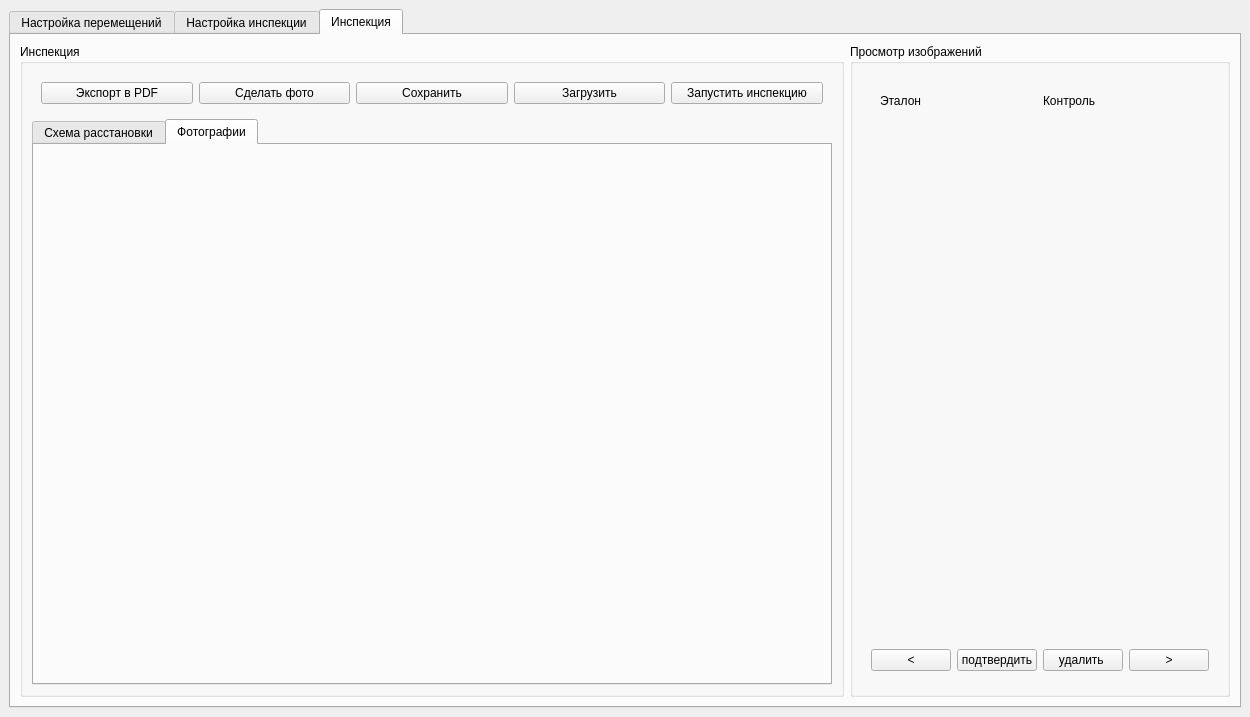
<?xml version="1.0" encoding="UTF-8"?>
<ui version="4.0">
 <class>MainWindow</class>
 <widget class="QMainWindow" name="MainWindow">
  <property name="geometry">
   <rect>
    <x>0</x>
    <y>0</y>
    <width>1250</width>
    <height>717</height>
   </rect>
  </property>
  <property name="maximumSize">
   <size>
    <width>1920</width>
    <height>1080</height>
   </size>
  </property>
  <property name="windowTitle">
   <string>MainWindow</string>
  </property>
  <widget class="QWidget" name="centralwidget">
   <layout class="QGridLayout" name="gridLayout">
    <item row="0" column="0">
     <widget class="QTabWidget" name="tabWidget">
      <property name="currentIndex">
       <number>2</number>
      </property>
      <widget class="QWidget" name="moving_settings_tab">
       <attribute name="title">
        <string>Настройка перемещений</string>
       </attribute>
       <layout class="QGridLayout" name="gridLayout_3">
        <item row="0" column="2" rowspan="2">
         <widget class="QGroupBox" name="take_image_points_groupbox">
          <property name="minimumSize">
           <size>
            <width>190</width>
            <height>320</height>
           </size>
          </property>
          <property name="maximumSize">
           <size>
            <width>190</width>
            <height>16777215</height>
           </size>
          </property>
          <property name="title">
           <string>Точки съёмки</string>
          </property>
          <layout class="QVBoxLayout" name="verticalLayout_3">
           <item>
            <widget class="QScrollArea" name="take_image_points_display_area">
             <property name="widgetResizable">
              <bool>true</bool>
             </property>
             <widget class="QWidget" name="scrollAreaWidgetContents">
              <property name="geometry">
               <rect>
                <x>0</x>
                <y>0</y>
                <width>164</width>
                <height>534</height>
               </rect>
              </property>
             </widget>
            </widget>
           </item>
           <item>
            <widget class="QPushButton" name="add_point_button">
             <property name="text">
              <string>добавить</string>
             </property>
            </widget>
           </item>
           <item>
            <widget class="QPushButton" name="delete_point_button">
             <property name="text">
              <string>удалить</string>
             </property>
            </widget>
           </item>
          </layout>
         </widget>
        </item>
        <item row="0" column="1">
         <widget class="QGroupBox" name="joystic_groupbox">
          <property name="maximumSize">
           <size>
            <width>380</width>
            <height>320</height>
           </size>
          </property>
          <property name="title">
           <string/>
          </property>
          <layout class="QGridLayout" name="gridLayout_2">
           <item row="0" column="3">
            <widget class="QPushButton" name="up50_button">
             <property name="maximumSize">
              <size>
               <width>40</width>
               <height>16777215</height>
              </size>
             </property>
             <property name="text">
              <string>50</string>
             </property>
            </widget>
           </item>
           <item row="1" column="3">
            <widget class="QPushButton" name="up10_button">
             <property name="maximumSize">
              <size>
               <width>40</width>
               <height>16777215</height>
              </size>
             </property>
             <property name="text">
              <string>10</string>
             </property>
            </widget>
           </item>
           <item row="2" column="3">
            <widget class="QPushButton" name="up_1_button">
             <property name="maximumSize">
              <size>
               <width>40</width>
               <height>16777215</height>
              </size>
             </property>
             <property name="text">
              <string>1 </string>
             </property>
            </widget>
           </item>
           <item row="3" column="0">
            <widget class="QPushButton" name="left_50_button">
             <property name="maximumSize">
              <size>
               <width>40</width>
               <height>16777215</height>
              </size>
             </property>
             <property name="text">
              <string>&lt;-50</string>
             </property>
            </widget>
           </item>
           <item row="3" column="1">
            <widget class="QPushButton" name="left_10_button">
             <property name="maximumSize">
              <size>
               <width>40</width>
               <height>16777215</height>
              </size>
             </property>
             <property name="text">
              <string>&lt;-10</string>
             </property>
            </widget>
           </item>
           <item row="3" column="2">
            <widget class="QPushButton" name="left_1_button">
             <property name="maximumSize">
              <size>
               <width>40</width>
               <height>16777215</height>
              </size>
             </property>
             <property name="text">
              <string>&lt;-1</string>
             </property>
            </widget>
           </item>
           <item row="3" column="4">
            <widget class="QPushButton" name="right_1_button">
             <property name="maximumSize">
              <size>
               <width>40</width>
               <height>16777215</height>
              </size>
             </property>
             <property name="text">
              <string>1-&gt;</string>
             </property>
            </widget>
           </item>
           <item row="3" column="5">
            <widget class="QPushButton" name="right_10_button">
             <property name="maximumSize">
              <size>
               <width>40</width>
               <height>16777215</height>
              </size>
             </property>
             <property name="text">
              <string>10-&gt;</string>
             </property>
            </widget>
           </item>
           <item row="3" column="6">
            <widget class="QPushButton" name="right_50_button">
             <property name="maximumSize">
              <size>
               <width>40</width>
               <height>16777215</height>
              </size>
             </property>
             <property name="text">
              <string>50-&gt;</string>
             </property>
            </widget>
           </item>
           <item row="4" column="3">
            <widget class="QPushButton" name="down_1_button">
             <property name="maximumSize">
              <size>
               <width>40</width>
               <height>16777215</height>
              </size>
             </property>
             <property name="text">
              <string>1 V</string>
             </property>
            </widget>
           </item>
           <item row="5" column="3">
            <widget class="QPushButton" name="down_10_button">
             <property name="maximumSize">
              <size>
               <width>40</width>
               <height>16777215</height>
              </size>
             </property>
             <property name="text">
              <string>10 V</string>
             </property>
            </widget>
           </item>
           <item row="6" column="3">
            <widget class="QPushButton" name="down_50_button">
             <property name="maximumSize">
              <size>
               <width>40</width>
               <height>16777215</height>
              </size>
             </property>
             <property name="text">
              <string>50 V</string>
             </property>
            </widget>
           </item>
           <item row="6" column="0">
            <widget class="QPushButton" name="zero_x_button">
             <property name="maximumSize">
              <size>
               <width>60</width>
               <height>60</height>
              </size>
             </property>
             <property name="text">
              <string>zero X</string>
             </property>
            </widget>
           </item>
           <item row="6" column="1">
            <widget class="QPushButton" name="zero_y_button">
             <property name="maximumSize">
              <size>
               <width>60</width>
               <height>16777215</height>
              </size>
             </property>
             <property name="text">
              <string>zero Y</string>
             </property>
            </widget>
           </item>
           <item row="5" column="0">
            <widget class="QPushButton" name="zero_all_button">
             <property name="maximumSize">
              <size>
               <width>60</width>
               <height>16777215</height>
              </size>
             </property>
             <property name="text">
              <string>zero</string>
             </property>
            </widget>
           </item>
           <item row="0" column="5">
            <widget class="QLabel" name="x_label">
             <property name="text">
              <string>X = </string>
             </property>
            </widget>
           </item>
           <item row="1" column="5">
            <widget class="QLabel" name="y_label">
             <property name="text">
              <string>Y =</string>
             </property>
            </widget>
           </item>
           <item row="0" column="6">
            <widget class="QLabel" name="cur_x_label">
             <property name="text">
              <string/>
             </property>
            </widget>
           </item>
           <item row="1" column="6">
            <widget class="QLabel" name="cur_y_label">
             <property name="text">
              <string/>
             </property>
            </widget>
           </item>
          </layout>
         </widget>
        </item>
        <item row="1" column="1">
         <widget class="QGroupBox" name="cnc_settings_groupbox">
          <property name="maximumSize">
           <size>
            <width>380</width>
            <height>16777215</height>
           </size>
          </property>
          <property name="title">
           <string>Настройки контроллера станка</string>
          </property>
          <layout class="QVBoxLayout" name="verticalLayout_2">
           <item>
            <widget class="QLabel" name="cnc_port_label">
             <property name="text">
              <string>Порт</string>
             </property>
            </widget>
           </item>
           <item>
            <widget class="QLineEdit" name="port_lineEdit">
             <property name="text">
              <string>/dev/ttyUSB0</string>
             </property>
            </widget>
           </item>
           <item>
            <spacer name="verticalSpacer_2">
             <property name="orientation">
              <enum>Qt::Vertical</enum>
             </property>
             <property name="sizeHint" stdset="0">
              <size>
               <width>20</width>
               <height>40</height>
              </size>
             </property>
            </spacer>
           </item>
           <item>
            <widget class="QPushButton" name="connect_cnc_button">
             <property name="text">
              <string>подключить</string>
             </property>
            </widget>
           </item>
          </layout>
         </widget>
        </item>
        <item row="0" column="0" rowspan="2">
         <widget class="QWidget" name="camera_widget" native="true">
          <property name="minimumSize">
           <size>
            <width>480</width>
            <height>320</height>
           </size>
          </property>
          <layout class="QVBoxLayout" name="verticalLayout_4">
           <item>
            <widget class="QWidget" name="image_displayer" native="true"/>
           </item>
           <item>
            <widget class="QGroupBox" name="camera_settings_groupbox">
             <property name="maximumSize">
              <size>
               <width>16777215</width>
               <height>228</height>
              </size>
             </property>
             <property name="title">
              <string>Настройки камеры</string>
             </property>
             <layout class="QVBoxLayout" name="verticalLayout">
              <item>
               <widget class="QWidget" name="port_widget" native="true">
                <layout class="QHBoxLayout" name="horizontalLayout_7">
                 <item>
                  <widget class="QLabel" name="camera_port_label">
                   <property name="text">
                    <string>Порт</string>
                   </property>
                  </widget>
                 </item>
                 <item>
                  <widget class="QLineEdit" name="camera_port_lineEdit">
                   <property name="text">
                    <string>/dev/video4</string>
                   </property>
                  </widget>
                 </item>
                </layout>
               </widget>
              </item>
              <item>
               <widget class="QWidget" name="resolution_fps_widget" native="true">
                <layout class="QHBoxLayout" name="horizontalLayout_8">
                 <item>
                  <widget class="QLabel" name="mode_label">
                   <property name="text">
                    <string>Разрешение / FPS</string>
                   </property>
                  </widget>
                 </item>
                 <item>
                  <widget class="QFontComboBox" name="camera_mode_combobox"/>
                 </item>
                </layout>
               </widget>
              </item>
              <item>
               <widget class="QWidget" name="exposure_widget" native="true">
                <layout class="QHBoxLayout" name="horizontalLayout_9">
                 <item>
                  <widget class="QLabel" name="exposure_label">
                   <property name="text">
                    <string>Время экспозиции</string>
                   </property>
                  </widget>
                 </item>
                 <item>
                  <widget class="QLineEdit" name="exposure_lineEdit">
                   <property name="text">
                    <string>500</string>
                   </property>
                  </widget>
                 </item>
                </layout>
               </widget>
              </item>
              <item>
               <widget class="QPushButton" name="connect_camera_button">
                <property name="text">
                 <string>подключить</string>
                </property>
               </widget>
              </item>
             </layout>
            </widget>
           </item>
          </layout>
         </widget>
        </item>
       </layout>
      </widget>
      <widget class="QWidget" name="inspection_settings_tab">
       <attribute name="title">
        <string>Настройка инспекции</string>
       </attribute>
       <layout class="QHBoxLayout" name="horizontalLayout_4">
        <item>
         <widget class="QGroupBox" name="etalon_image_groupbox">
          <property name="title">
           <string/>
          </property>
          <layout class="QVBoxLayout" name="verticalLayout_6">
           <item>
            <widget class="QWidget" name="etalon_control_pannel_widget" native="true">
             <property name="maximumSize">
              <size>
               <width>16777215</width>
               <height>50</height>
              </size>
             </property>
             <layout class="QHBoxLayout" name="horizontalLayout_10">
              <item>
               <widget class="QPushButton" name="take_etalon_images_button">
                <property name="text">
                 <string>Сфоторафировать эталон</string>
                </property>
               </widget>
              </item>
              <item>
               <widget class="QPushButton" name="save_etalon_images_button">
                <property name="text">
                 <string>Сохранить эатлон</string>
                </property>
               </widget>
              </item>
              <item>
               <widget class="QPushButton" name="load_etalon_images_button">
                <property name="text">
                 <string>Загрузить эталон</string>
                </property>
               </widget>
              </item>
             </layout>
            </widget>
           </item>
           <item>
            <widget class="QWidget" name="display_etalon_image_widget" native="true">
             <property name="minimumSize">
              <size>
               <width>602</width>
               <height>0</height>
              </size>
             </property>
            </widget>
           </item>
           <item>
            <widget class="QWidget" name="control_etalon_marking_widget" native="true">
             <property name="maximumSize">
              <size>
               <width>16777215</width>
               <height>45</height>
              </size>
             </property>
             <layout class="QHBoxLayout" name="horizontalLayout_3">
              <item>
               <widget class="QPushButton" name="prev_etalon_image_button">
                <property name="text">
                 <string>&lt;</string>
                </property>
               </widget>
              </item>
              <item>
               <widget class="QLabel" name="etalon_image_number_label">
                <property name="text">
                 <string>Номер изображения</string>
                </property>
               </widget>
              </item>
              <item>
               <widget class="QPushButton" name="mark_image_button">
                <property name="text">
                 <string>разметить</string>
                </property>
               </widget>
              </item>
              <item>
               <widget class="QPushButton" name="next_etalonimage_button">
                <property name="text">
                 <string>&gt;</string>
                </property>
               </widget>
              </item>
             </layout>
            </widget>
           </item>
          </layout>
         </widget>
        </item>
        <item>
         <widget class="QGroupBox" name="component_list_groupbox">
          <property name="maximumSize">
           <size>
            <width>400</width>
            <height>16777215</height>
           </size>
          </property>
          <property name="title">
           <string>Список компонентов</string>
          </property>
          <layout class="QVBoxLayout" name="verticalLayout_7">
           <item>
            <widget class="QScrollArea" name="component_scrollArea">
             <property name="widgetResizable">
              <bool>true</bool>
             </property>
             <widget class="QWidget" name="component_scrollAreaWidgetContents">
              <property name="geometry">
               <rect>
                <x>0</x>
                <y>0</y>
                <width>374</width>
                <height>600</height>
               </rect>
              </property>
              <layout class="QVBoxLayout" name="verticalLayout_8">
               <item>
                <widget class="QTableView" name="component_tableView"/>
               </item>
              </layout>
             </widget>
            </widget>
           </item>
          </layout>
         </widget>
        </item>
       </layout>
      </widget>
      <widget class="QWidget" name="inspect_tab">
       <attribute name="title">
        <string>Инспекция</string>
       </attribute>
       <layout class="QHBoxLayout" name="horizontalLayout">
        <item>
         <widget class="QGroupBox" name="component_schema_groupbox">
          <property name="title">
           <string>Инспекция</string>
          </property>
          <layout class="QVBoxLayout" name="verticalLayout_10">
           <item>
            <widget class="QWidget" name="control_inspection_widget" native="true">
             <layout class="QHBoxLayout" name="horizontalLayout_11">
              <item>
               <widget class="QPushButton" name="export_pdf_button">
                <property name="text">
                 <string>Экспорт в PDF</string>
                </property>
               </widget>
              </item>
              <item>
               <widget class="QPushButton" name="take_control_photo_pushButton">
                <property name="text">
                 <string>Сделать фото</string>
                </property>
               </widget>
              </item>
              <item>
               <widget class="QPushButton" name="save_control_photo_pushButton">
                <property name="text">
                 <string>Сохранить</string>
                </property>
               </widget>
              </item>
              <item>
               <widget class="QPushButton" name="load_control_photo_pushButton">
                <property name="text">
                 <string>Загрузить</string>
                </property>
               </widget>
              </item>
              <item>
               <widget class="QPushButton" name="run_inspection_pushButton">
                <property name="text">
                 <string>Запустить инспекцию</string>
                </property>
               </widget>
              </item>
             </layout>
            </widget>
           </item>
           <item>
            <widget class="QTabWidget" name="results_visualization_tabWidget">
             <property name="currentIndex">
              <number>1</number>
             </property>
             <widget class="QWidget" name="schema_tab">
              <attribute name="title">
               <string>Схема расстановки</string>
              </attribute>
              <layout class="QVBoxLayout" name="verticalLayout_12">
               <item>
                <widget class="QWidget" name="shema_display_widget" native="true"/>
               </item>
              </layout>
             </widget>
             <widget class="QWidget" name="photo_tab">
              <attribute name="title">
               <string>Фотографии</string>
              </attribute>
              <layout class="QVBoxLayout" name="verticalLayout_11">
               <item>
                <widget class="QWidget" name="photo_display_widget" native="true"/>
               </item>
              </layout>
             </widget>
            </widget>
           </item>
          </layout>
         </widget>
        </item>
        <item>
         <widget class="QGroupBox" name="control_image_groupbox">
          <property name="title">
           <string>Просмотр изображений</string>
          </property>
          <layout class="QVBoxLayout" name="verticalLayout_5">
           <item>
            <widget class="QWidget" name="component_images_widget" native="true">
             <layout class="QVBoxLayout" name="verticalLayout_9">
              <item>
               <widget class="QWidget" name="encription_widget" native="true">
                <property name="maximumSize">
                 <size>
                  <width>16777215</width>
                  <height>37</height>
                 </size>
                </property>
                <layout class="QHBoxLayout" name="horizontalLayout_5">
                 <item>
                  <widget class="QLabel" name="etalon_label">
                   <property name="text">
                    <string>Эталон</string>
                   </property>
                  </widget>
                 </item>
                 <item>
                  <widget class="QLabel" name="control_label">
                   <property name="text">
                    <string>Контроль</string>
                   </property>
                  </widget>
                 </item>
                </layout>
               </widget>
              </item>
              <item>
               <widget class="QWidget" name="image_display_widget" native="true">
                <layout class="QHBoxLayout" name="horizontalLayout_6">
                 <item>
                  <widget class="QWidget" name="etalon_image_display_widget" native="true"/>
                 </item>
                 <item>
                  <widget class="QWidget" name="control_image_display_widget" native="true"/>
                 </item>
                </layout>
               </widget>
              </item>
             </layout>
            </widget>
           </item>
           <item>
            <widget class="QWidget" name="gallery_widget" native="true">
             <property name="maximumSize">
              <size>
               <width>16777215</width>
               <height>100</height>
              </size>
             </property>
            </widget>
           </item>
           <item>
            <widget class="QWidget" name="control_buttons" native="true">
             <property name="maximumSize">
              <size>
               <width>16777215</width>
               <height>50</height>
              </size>
             </property>
             <layout class="QHBoxLayout" name="horizontalLayout_2">
              <item>
               <widget class="QPushButton" name="prev_component_image_button">
                <property name="text">
                 <string>&lt;</string>
                </property>
               </widget>
              </item>
              <item>
               <widget class="QPushButton" name="approve_deffect_button">
                <property name="text">
                 <string>подтвердить</string>
                </property>
               </widget>
              </item>
              <item>
               <widget class="QPushButton" name="delete_deffect_button">
                <property name="text">
                 <string>удалить </string>
                </property>
               </widget>
              </item>
              <item>
               <widget class="QPushButton" name="next_component_image_button">
                <property name="text">
                 <string>&gt;</string>
                </property>
               </widget>
              </item>
             </layout>
            </widget>
           </item>
          </layout>
         </widget>
        </item>
       </layout>
      </widget>
     </widget>
    </item>
   </layout>
  </widget>
 </widget>
 <resources/>
 <connections/>
</ui>
